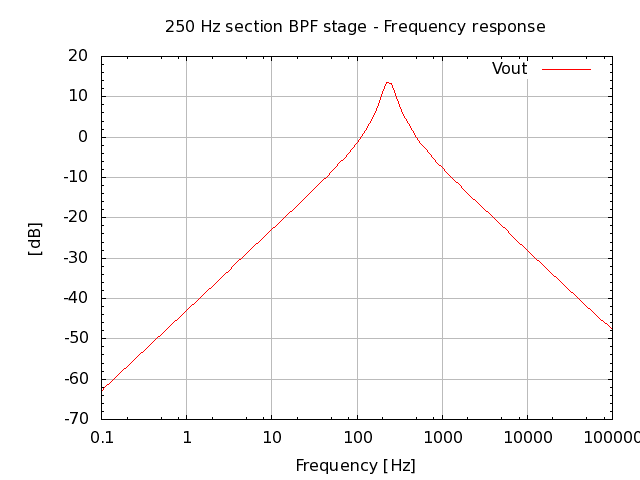

Write gnuplot code to recreate this figure.
# setup terminal
set term png

# setup graph
set output "26.007.00.52.01.png"
set title "250 Hz section BPF stage - Frequency response"

# setup Y-axis
set grid ytics lt 1 lw 1 lc rgb "#bbbbbb"
set mytics
set ylabel "[dB]"

#setup X-axis
set logscale x 10
set grid xtics lt 1 lw 1 lc rgb "#bbbbbb"
set xlabel "Frequency [Hz]"

# setup plot style
set style data lines
plot '26.007.00.52.01.dat' using 1:2 title "Vout"

# set output back to default
set output

# reset terminal type
set terminal pop
